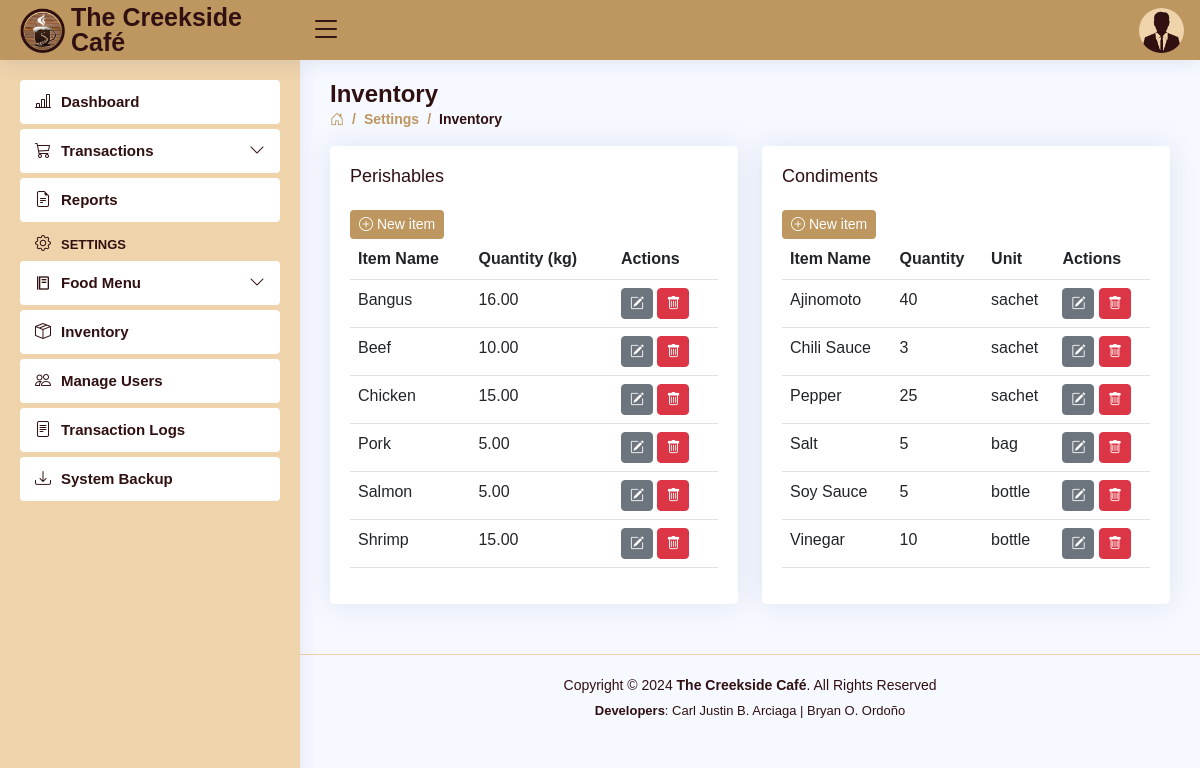
The app's page /settings-inventory.php (signed in), older data.
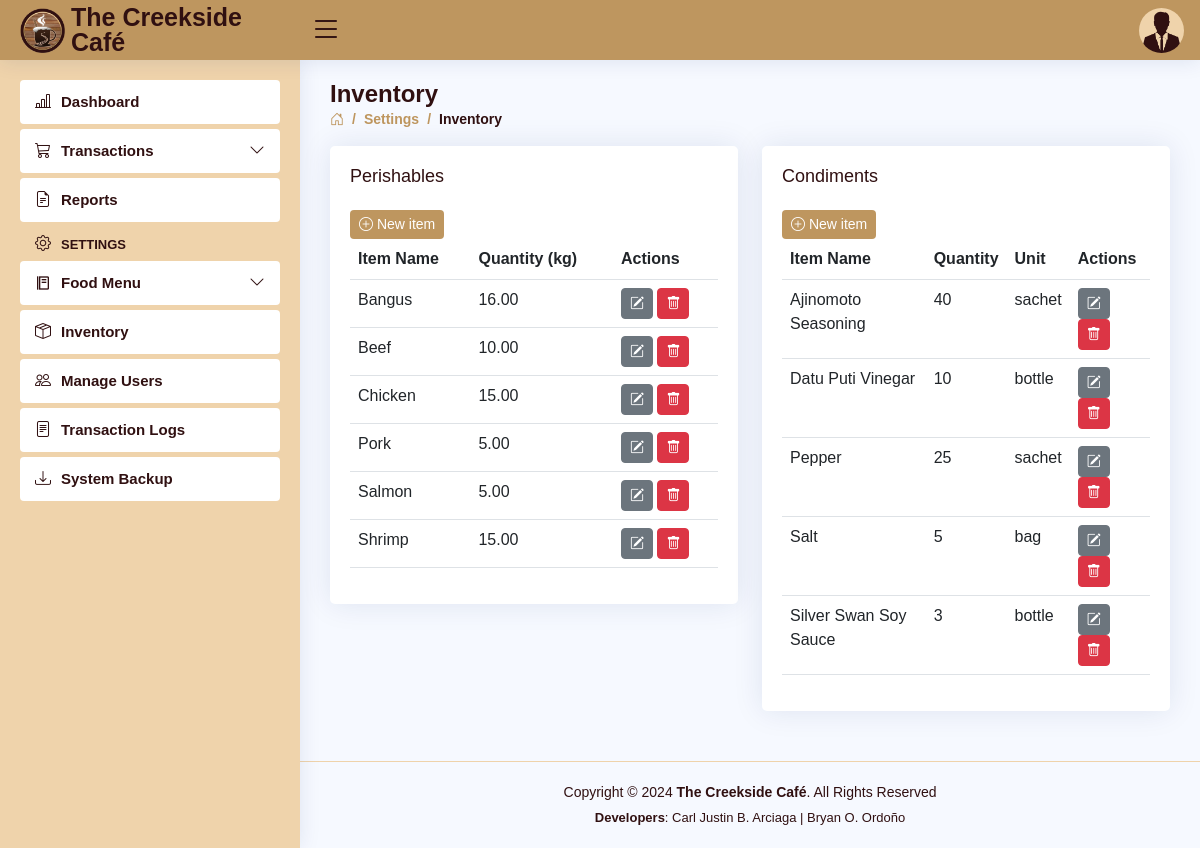
The same page, newer data.
### tables this page shows
CREATE TABLE `users` (
  `user_id` int(11) NOT NULL AUTO_INCREMENT,
  `role` varchar(5) DEFAULT NULL,
  `fname` varchar(30) DEFAULT NULL,
  `mname` varchar(30) DEFAULT NULL,
  `lname` varchar(30) DEFAULT NULL,
  `bdate` date DEFAULT NULL,
  `sex` varchar(6) DEFAULT NULL,
  `province` varchar(15) DEFAULT NULL,
  `municipality` varchar(30) DEFAULT NULL,
  `barangay` varchar(30) DEFAULT NULL,
  `contact_no` varchar(11) DEFAULT NULL,
  `email` varchar(50) DEFAULT NULL,
  `username` varchar(50) DEFAULT NULL,
  `password` varchar(50) DEFAULT NULL,
  PRIMARY KEY (`user_id`)
);

CREATE TABLE `inventory_perishable` (
  `id` int(11) NOT NULL AUTO_INCREMENT,
  `item_name` varchar(15) DEFAULT NULL,
  `quantity` decimal(10,2) DEFAULT 0.00,
  `unit` varchar(15) DEFAULT NULL,
  PRIMARY KEY (`id`)
);

CREATE TABLE `inventory_condiments` (
  `id` int(11) NOT NULL AUTO_INCREMENT,
  `item_name` varchar(30) DEFAULT NULL,
  `quantity` int(3) DEFAULT 0,
  `unit` varchar(15) DEFAULT NULL,
  PRIMARY KEY (`id`)
);

### settings-inventory.php (the view, shortened to what the changed rows need)
<!DOCTYPE html>
<html lang="en">
<head>
<?php
    include 'includes/links.php';
    include 'includes/header.php';
 ?>
</head>
<body>
  <main id="main" class="main">
    <div class="pagetitle">
      <h1>Inventory</h1>
    </div>
    <section class="section dish">
    <div class="row">
      <div class="col-md-6">
          <div class="card">
            <div class="card-body">
              <div class="row">
                <div class="col">
                  <table class="table table-hover datatable">
                    <thead>
                      <tr>
                        <th scope="col">Item Name</th>
                        <th scope="col">Quantity (kg)</th>
                        <th scope="col">Actions</th>
                      </tr>
                    </thead>
                    <tbody>
                    <?php
                      include 'connection.php';
                      $query = "SELECT * FROM inventory_perishable ORDER BY item_name ASC";
                      $result = $con->query($query);
                      if ($result) {
                        while ($row = $result->fetch_assoc()) {
                          $id = $row['id'];
                          $name = $row['item_name'];
                          $quantity = $row['quantity'];
                          $unit = $row['unit'];?>
                            <tr>
                              <td><a style="text-transform: capitalize;"><?php echo $name ?></a></td>
                              <td><?php echo $quantity ?></td>
                              <td>
                                <button class="btn btn-secondary btn-sm " data-bs-toggle="modal" data-bs-target="#updatePerishable-<?php echo $id ?>"><i class="bi bi-pencil-square"></i></button>
                                <button class="btn btn-danger btn-sm " data-bs-toggle="modal" data-bs-target="#deletePerishable-<?php echo $id ?>"><i class="bi bi-trash"></i> </button>
                              </td>
                            </tr>
                        <?php }
                      } ?>
                    </tbody>
                  </table>
                </div>
              </div>
              </div>
              </div>
                </div>
<div class="col-md-6">
                <div class="card">
            <div class="card-body">
                <div class="col">
                  <table class="table table-hover datatable">
                    <thead>
                      <tr>
                        <th scope="col">Item Name</th>
                        <th scope="col">Quantity</th>
                        <th scope="col">Unit</th>
                        <th scope="col">Actions</th>
                      </tr>
                    </thead>
                    <tbody>
                    <?php
                      include 'connection.php';
                      $query = "SELECT * FROM inventory_condiments ORDER BY item_name ASC";
                      $result = $con->query($query);
                      if ($result) {
                        while ($row = $result->fetch_assoc()) {
                          $id = $row['id'];
                          $name = $row['item_name'];
                          $quantity = $row['quantity'];
                          $unit = $row['unit'];?>
                            <tr>
                              <td><a style="text-transform: capitalize;"><?php echo $name ?></a></td>
                              <td><?php echo $quantity ?></td>
                              <td><?php echo $unit ?></td>
                              <td>
                                <button class="btn btn-secondary btn-sm " data-bs-toggle="modal" data-bs-target="#updateCondiment-<?php echo $id ?>"><i class="bi bi-pencil-square"></i></button>
                                <button class="btn btn-danger btn-sm " data-bs-toggle="modal" data-bs-target="#deleteCondiment-<?php echo $id ?>"><i class="bi bi-trash"></i> </button>
                              </td>
                            </tr>
                        <?php }
                      } ?>
                    </tbody>
                  </table>
                </div>
              </div>
            </div>
          </div>
          </div>
    </section>
  </main>
</body>
</html>

### includes/header.php (shortened to what the changed rows need)
<header id="header" class="header fixed-top d-flex align-items-center">
  <nav class="header-nav ms-auto">
  <?php
      include 'connection.php';
      $username = $_SESSION['username'];
      $query = "SELECT * FROM users WHERE username = '$username'";
      $result = $con->query($query);
      if ($result) {
        while ($row = $result->fetch_assoc()) {
          $sex = $row['sex'];
          ?>
    <ul class="d-flex align-items-center">
      <li class="nav-item dropdown pe-3">
        <a class="nav-link nav-profile d-flex align-items-center pe-0" href="#" data-bs-toggle="dropdown">
          <?php
            if ($sex === 'Male') {
                echo '<img src="assets/img/Male.png" alt="Profile" class="rounded-circle">';
            } elseif ($sex === 'Female') {
                echo '<img src="assets/img/Female.png" alt="Profile" class="rounded-circle">';
            }
          ?>
        </a>
  <?php
        }
      }
  ?>
      </li>
    </ul>
  </nav>
</header>

Row changes from the older to the newer data that the page shows:
removed inventory_condiments: item_name "Chili Sauce", quantity "3", unit "sachet"
changed inventory_condiments: item_name "Ajinomoto" → "Ajinomoto Seasoning"
changed inventory_condiments: item_name "Vinegar" → "Datu Puti Vinegar"; moves up the list
changed inventory_condiments: item_name "Soy Sauce" → "Silver Swan Soy Sauce"; quantity "5" → "3"
